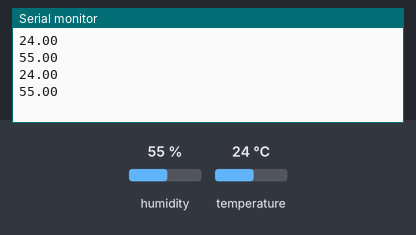
This sketch was run on a simulated Arduino Uno, built with avr-gcc and run on an emulated ATmega328P. Parts: the last lines printed to the serial monitor. The test bench sets the inputs (shaded band); at power-on: humidity 55 %, temperature 24 °C.

Above: at 10.8 s.
10.9 s: humidity set to 22 %
At 15.4 s:
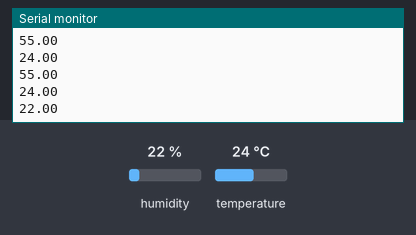
18.4 s: temperature set to 12 °C
At 21.3 s:
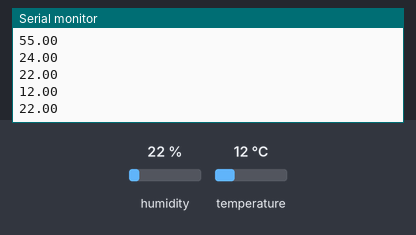
25.9 s: humidity set to 40 %
At 30.7 s:
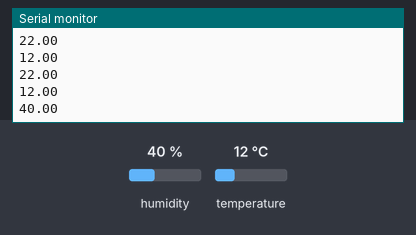
Timing chart, 0 to 32.2 s (numbered marks = the images above; inputs shaded):
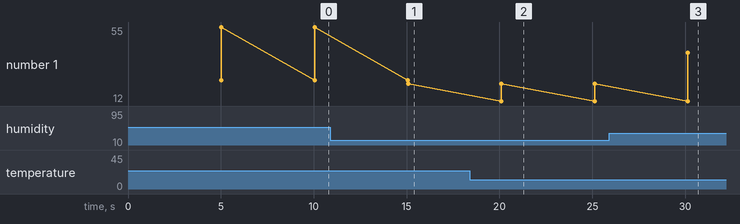

Measured:
- after the input at 10.9 s, the serial monitor: prints a new line after 4.2 s (image 1)
- after the input at 18.4 s, the serial monitor: prints a new line after 1.7 s (image 2)
- after the input at 25.9 s, the serial monitor: prints a new line after 4.3 s (image 3)
- plotted number 1: 55 → 22 after the input at 10.9 s, 22 → 40 after the input at 25.9 s

The sketch:

temperatue.ino
```cpp
#include "DHT.h"        //ライブラリ読み込み
#define DHTTYPE DHT11   // DHTの種類をDHT 11に設定

const int DHTPIN=7;    //7番pinをDHTpinに設定

DHT dht(DHTPIN, DHTTYPE);//DHT11に関する情報を入力

void setup() {
  Serial.begin(9600);   //9600bpsでシリアルポートを開く

  dht.begin();           //DHT11による計測開始
}

void loop() {

  delay(5000);     //5秒ごとに計測

  float h = dht.readHumidity();     // 湿度を測定
  float t = dht.readTemperature();  // 温度を摂氏で測定

  // 読み込み失敗かどうか判断
  if (isnan(h) || isnan(t)) {
    Serial.println("Failed to read from DHT sensor!");
    return;
  }

  Serial.println(t);  //改行しながら温度を出力
  Serial.println(h);  //改行しながら湿度を出力
}
```
